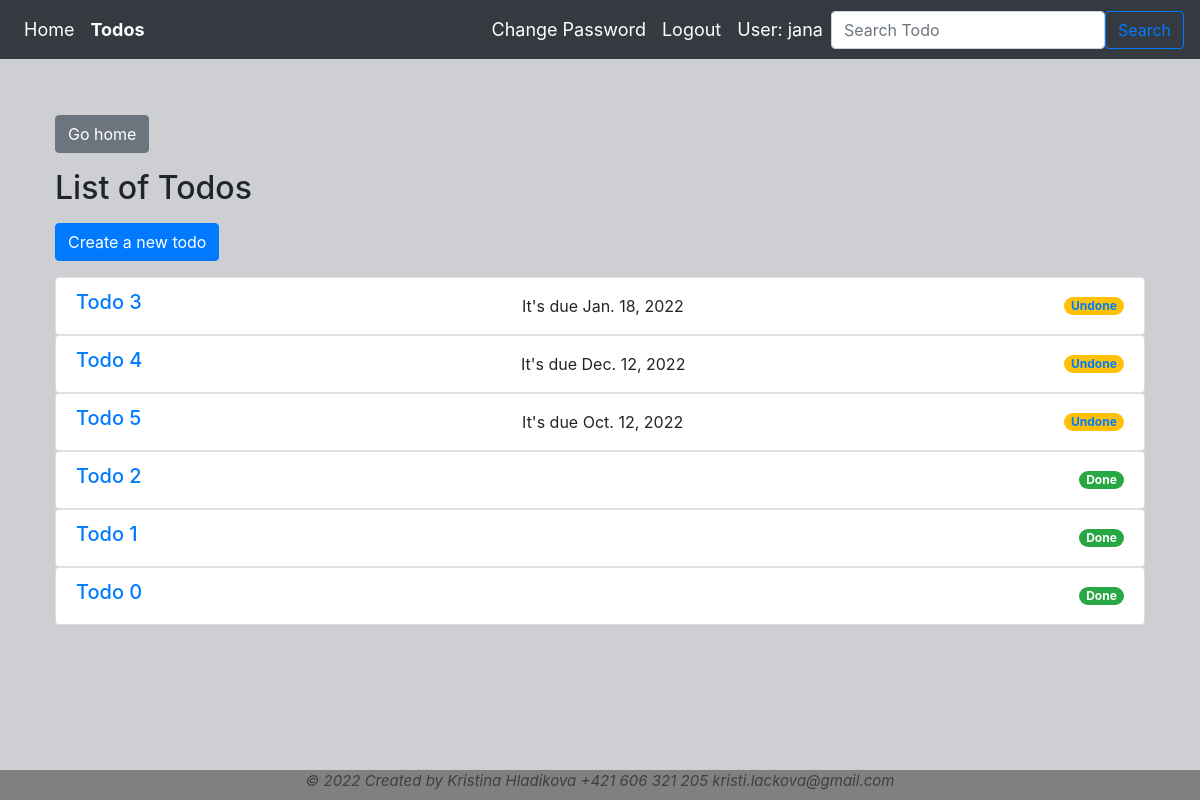
Screenshot of /todos/ (signed in) with the database file from the repository.
### todo_manager_app/models.py (models this page shows, shortened)
class Todo(models.Model):
    name = models.CharField(max_length=100)
    description = models.TextField(blank=True, default='')
    due_date = models.DateField()
    status_done = models.BooleanField(null=True, default=False)
    attachment = models.FileField(upload_to=user_directory_path, blank=True, null=True)
    user = models.ForeignKey(User, null=True, on_delete=models.CASCADE)

### todo_manager_app/views.py (the view)
# urls.py: path("todos/", todo_list, name="todos"),
@login_required(login_url='login')
def todo_list(request):
    todo_list_undone = Todo.objects.filter(user=request.user, status_done=False)
    todo_list_done = Todo.objects.filter(user=request.user, status_done=True)
    context = {
        'todo_list_undone': todo_list_undone,
        'todo_list_done': todo_list_done,
    }
    return render(request, 'todos.html', context=context)

### todo_manager_app/templates/todos.html (shortened to what this page needs)
{% extends 'base.html' %}
{% block body %}
<div class="container mt-3">
    <a href="/" class="btn btn-secondary">Go home</a>
    <p>
      <h2>List of Todos</h2>
    </p>
    <p>
      <a class="btn btn-primary" href="/create_todo">Create a new todo</a>
    </p>
 {% for todo in todo_list_undone %}
  <ul class="list-group">
    <li class="list-group-item d-flex justify-content-between align-items-center">
      <a href="/todos/{{ todo.id }}"><h5>{{ todo.name }}</h5></a>
      It's due {{ todo.due_date }}
      <span class="badge badge-warning badge-pill"><a href="/todos/{{ todo.id }}/update_todo">Undone</a></span>
  </ul>
 {% endfor %}
 {% for todo in todo_list_done %}
  <ul class="list-group">
    <li class="list-group-item d-flex justify-content-between align-items-center">
      <a href="/todos/{{ todo.id }}"><h5>{{ todo.name }}</h5></a>
      <span class="badge badge-success badge-pill">Done</span>
  </ul>
 {% endfor %}
</div>
{% endblock body %}

### todo_manager_app/templates/base.html (shortened to what this page needs)
{% load static %}
<!DOCTYPE html>
<html lang="cs">
<head>
    <link rel="stylesheet" href="https://stackpath.bootstrapcdn.com/bootstrap/4.3.1/css/bootstrap.min.css">
</head>
<body style="background-color:#cdcfd3;">
    <nav class="navbar navbar-expand-lg bg-dark" >
    <div class="collapse navbar-collapse" id="navbarSupportedContent">
        <ul class="navbar-nav mr-auto">
            <li class="nav-item {% if request.resolver_match.url_name == 'homepage' %}active{% endif %}">
                <a class="nav-link" href="{% url 'homepage' %}" style="">Home <span class="sr-only">(current)</span></a>
            </li>
            <li class="nav-item">
                <a class="nav-link {% if request.resolver_match.url_name == 'todos' %}active{% endif %}" href="{% url 'todos' %}">Todos <span class="sr-only">(current)</span></a>
            </li>
        </ul>
        {% if user.is_authenticated %}
        <ul class="navbar-nav justify-content-end">
            <li class="nav-item">
                <a class="nav-link {% if request.resolver_match.url_name == 'change_password' %}active{% endif %}" href="{% url 'change_password' %}">Change Password<span class="sr-only">(current)</span></a>
            </li>
            <li class="nav-item">
                <a class="nav-link {% if request.resolver_match.url_name == 'logout' %}active{% endif %}" href="{% url 'logout' %}">Logout<span class="sr-only">(current)</span></a>
            </li>
            <li class="nav-link" >
                User: {{user.username}}
            </li>
        </ul>
           <form class="form-inline my-2 my-lg-0" method=POST action="{% url 'search_todo' %}">
               <input class="form-control me-2" type="search" aria-label="Search" placeholder='Search Todo' name='searched'>
               <button class="btn btn-outline-primary" type="submit">Search</button>
           </form>
        {% else %}
            <a class="btn btn-outline-primary" href="{% url 'login' %}">Login</a> <br><br>
            <a class="btn btn-primary" style="margin-left: 15px;" href="{% url 'register' %}">Registration</a>
        {% endif %}
    </div>
    </nav>
<div style="margin:20px;padding:20px">{% block body %}{% endblock body %}</div>
</body>
<div class="footer">
    <p><i>© 2022 Created by Kristina Hladikova +421 606 321 205 kristi.lackova@gmail.com </i> </p>
</div>
</html>

### todo_manager_app/templates/base.html (style rules this page uses)
.active { font-weight: bold; }
.nav-link { color: white !important; font-size: 18px !important; }
.footer { font-size: 15px; position: fixed; left: 0; bottom: 0; width: 100%; height: 30px; background-color: grey; color: #413f3f; text-align: center; }

### rows the page displays
Todo: name "Todo 3", due_date "Jan. 18, 2022"
Todo: name "Todo 4", due_date "Dec. 12, 2022"
Todo: name "Todo 5", due_date "Oct. 12, 2022"
Todo: name "Todo 2"
Todo: name "Todo 1"
Todo: name "Todo 0"

### other values shown
{{ user.username }} "jana"
